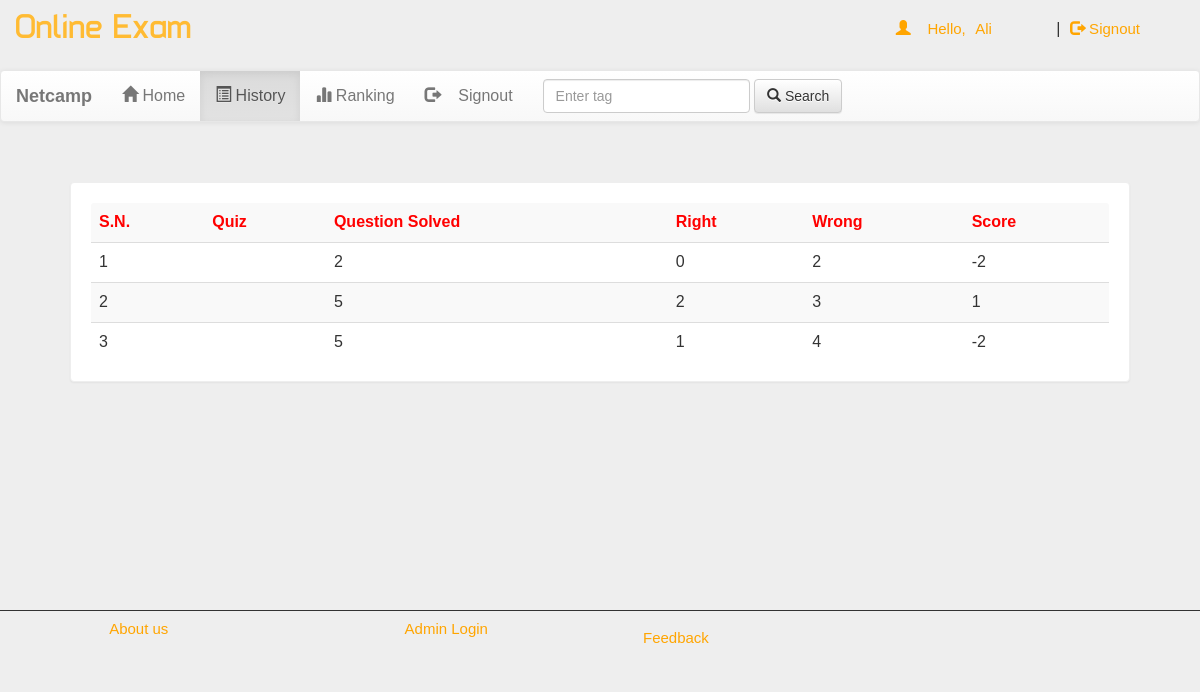
/account.php?q=2 (signed in), run on the app's committed database.
### tables this page shows
CREATE TABLE IF NOT EXISTS `history` (
  `email` varchar(50) NOT NULL,
  `eid` text NOT NULL,
  `score` int(11) NOT NULL,
  `level` int(11) NOT NULL,
  `sahi` int(11) NOT NULL,
  `wrong` int(11) NOT NULL,
  `date` timestamp NOT NULL DEFAULT CURRENT_TIMESTAMP ON UPDATE CURRENT_TIMESTAMP
);

### account.php (the view, shortened to what this page needs)
<!DOCTYPE html >
<html >
<head>
<link  rel="stylesheet" href="css/bootstrap.min.css"/>
 <link  rel="stylesheet" href="css/bootstrap-theme.min.css"/>
 <link rel="stylesheet" href="css/main.css">
 <link  rel="stylesheet" href="css/font.css">
</head>
<body>
<div class="header">
<div class="row">
<div class="col-lg-6">
<span class="logo">Online Exam</span></div>
<div class="col-md-4 col-md-offset-2">
 <?php
 include_once 'dbConnection.php';
  if(!(isset($_SESSION['email']))){
header("location:index.php");
}
else
{
$name = $_SESSION['name'];
$email=$_SESSION['email'];
echo '<span class="pull-right top title1" ><span class="log1"><span class="glyphicon glyphicon-user" aria-hidden="true"></span>&nbsp;&nbsp;&nbsp;&nbsp;Hello,</span> <a href="account.php?q=1" class="log log1">'.$name.'</a>&nbsp;|&nbsp;<a href="logout.php?q=account.php" class="log"><span class="glyphicon glyphicon-log-out" aria-hidden="true"></span>&nbsp;Signout</button></a></span>';
}?>
</div>
</div></div>
<div class="bg">
<nav class="navbar navbar-default title1">
  <div class="container-fluid">
    <div class="navbar-header">
      <a class="navbar-brand" href="#"><b>Netcamp</b></a>
    </div>
    <div class="collapse navbar-collapse" id="bs-example-navbar-collapse-1">
      <ul class="nav navbar-nav">
        <li <?php if(@$_GET['q']==1) echo'class="active"'; ?> ><a href="account.php?q=1"><span class="glyphicon glyphicon-home" aria-hidden="true"></span>&nbsp;Home<span class="sr-only">(current)</span></a></li>
        <li <?php if(@$_GET['q']==2) echo'class="active"'; ?>><a href="account.php?q=2"><span class="glyphicon glyphicon-list-alt" aria-hidden="true"></span>&nbsp;History</a></li>
		<li <?php if(@$_GET['q']==3) echo'class="active"'; ?>><a href="account.php?q=3"><span class="glyphicon glyphicon-stats" aria-hidden="true"></span>&nbsp;Ranking</a></li>
		<li class="pull-right"> <a href="logout.php?q=account.php"><span class="glyphicon glyphicon-log-out" aria-hidden="true"></span>&nbsp;&nbsp;&nbsp;&nbsp;Signout</a></li>
		</ul>
            <form class="navbar-form navbar-left" role="search">
        <div class="form-group">
          <input type="text" class="form-control" placeholder="Enter tag ">
        </div>
        <button type="submit" class="btn btn-default"><span class="glyphicon glyphicon-search" aria-hidden="true"></span>&nbsp;Search</button>
      </form>
      </div>
  </div>
</nav>
<div class="container">
<div class="row">
<div class="col-md-12">
<?php
if(@$_GET['q']== 2)
{
$q=mysqli_query($con,"SELECT * FROM history WHERE email='$email' ORDER BY date DESC " )or die('Error197');
echo  '<div class="panel title">
<table class="table table-striped title1" >
<tr style="color:red"><td><b>S.N.</b></td><td><b>Quiz</b></td><td><b>Question Solved</b></td><td><b>Right</b></td><td><b>Wrong<b></td><td><b>Score</b></td>';
$c=0;
while($row=mysqli_fetch_array($q) )
{
$s=$row['score'];
$w=$row['wrong'];
$r=$row['sahi'];
$qa=$row['level'];
$c++;
echo '<tr><td>'.$c.'</td><td>'.$title.'</td><td>'.$qa.'</td><td>'.$r.'</td><td>'.$w.'</td><td>'.$s.'</td></tr>';
}
echo'</table></div>';
}
?>
</div></div></div></div>
<div class="row footer">
<div class="col-md-3 box">
<a href="#">About us</a>
</div>
<div class="col-md-3 box">
<a href="#" data-toggle="modal" data-target="#login">Admin Login</a></div>
<div class="col-md-3 box">
<div class="col-md-3 box">
<a href="feedback.php" target="_blank">Feedback</a></div></div>
</body>
</html>

### css/main.css (style rules this page uses)
body { overflow-x:hidden; width:100%; font: 15px "Century Gothic", "Times Roman", sans-serif; background:#eee; min-height:550px; background-attachment:fixed; }
.bg { min-height:540px; }
.panel { border-color:#eee; margin:40px; padding:20px; font: 15px "Century Gothic", "Times Roman", sans-serif; }
.title { font-family:'typo'; }
.header { height:70px; }
.logo { font-family:'typo'; font-size:35px; color:#ffbb33; margin:15px; }
.title1 { font: 16px "Century Gothic", "Times Roman", sans-serif; }
.footer { font-size:15px; text-align:center; border-top:1px solid; border-color:#323232; }
.footer a { margin:25px; color:orange; text-decoration:none; font: 15px "Century Gothic", "Times Roman", sans-serif; }
.box { padding:9px; }
.top { margin-top:20px; }
.log1 { font: 15px 'Ubuntu', sans-serif; color:orange; margin-left:10px; }
.log { margin:10px; margin-right:60px; margin-left:5px; color:orange; text-decoration:none; font-size:20px; font-size:15px; }

### data on the page
history: level "2", sahi "0", wrong "2", score "-2"
history: level "5", sahi "2", wrong "3", score "1"
history: level "5", sahi "1", wrong "4", score "-2"

### other printed values
$name "Ali"
